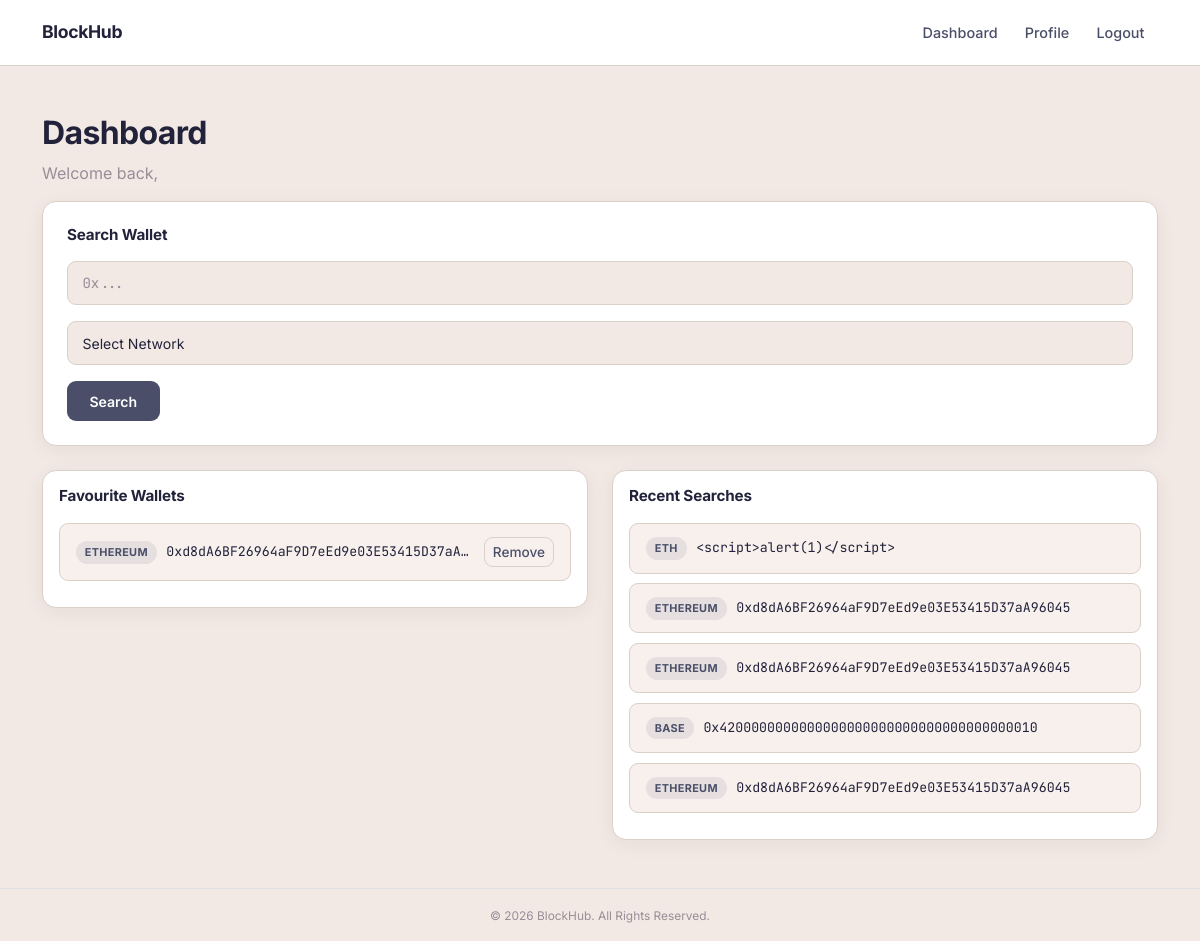
The app's page /dashboard (signed in) with its own data.
### tables this page shows
CREATE TABLE favourites (
    id INTEGER PRIMARY KEY AUTOINCREMENT,
    user_id INTEGER NOT NULL,
    wallet_address TEXT NOT NULL,
    network TEXT,
    added_at TIMESTAMP DEFAULT CURRENT_TIMESTAMP,

    FOREIGN KEY (user_id) REFERENCES users(id)
);

CREATE TABLE search_history (
    id INTEGER PRIMARY KEY AUTOINCREMENT,
    user_id INTEGER NOT NULL,
    wallet_address TEXT NOT NULL,
    network TEXT,
    searched_at TIMESTAMP DEFAULT CURRENT_TIMESTAMP,

    FOREIGN KEY (user_id) REFERENCES users(id)
);

### app.py (the view)
@app.route("/dashboard")
@login_required
def dashboard():
    conn = get_db_connection()
    user = conn.execute(
        "SELECT * FROM users WHERE id = ?",
        (session["user_id"],)
    ).fetchone()
    favourites = conn.execute(
        """
        SELECT *
        FROM favourites
        WHERE user_id = ?
        ORDER BY added_at DESC
        LIMIT 5
        """,
        (session["user_id"],)
    ).fetchall()
    history = conn.execute(
        """
        SELECT *
        FROM search_history
        WHERE user_id = ?
        ORDER BY searched_at DESC
        LIMIT 5
        """,
        (session["user_id"],)
    ).fetchall()
    conn.close()
    return render_template(
        "dashboard.html",
        user=user,
        favourites=favourites,
        history=history
    )

### app.py (called while the page is built)
def get_db_connection():
    conn = sqlite3.connect(DATABASE)
    conn.row_factory = sqlite3.Row
    return conn

### helpers.py (called while the page is built)
def login_required(f):
    @wraps(f)
    def decorated_function(*args, **kwargs):
        if session.get("user_id") is None:
            return redirect("/login")
        return f(*args, **kwargs)
    return decorated_function

### templates/dashboard.html (shortened to what this page needs)
{% extends "layout.html" %} {% block title %} Dashboard {% endblock %} {% block
content %}
<h2 class="mb-4">Dashboard</h2>
<p style="color: var(--text-faint); margin-top: -1rem">
  Welcome back, {{ user.name }}
</p>
<div class="card p-4 mb-4">
  <h4>Search Wallet</h4>
  <form action="/wallet" method="GET">
    <div class="mb-3">
      <input class="form-control" name="address" placeholder="0x..." required />
    </div>
    <div class="mb-3">
      <select class="form-select" name="network" required>
        <option value="">Select Network</option>
      </select>
    </div>
    <button class="btn btn-dark">Search</button>
  </form>
</div>
<div class="row">
  <div class="col-md-6 mb-4 mb-md-0">
    <div class="card p-3">
      <h4>Favourite Wallets</h4>
      {% if favourites %}
      <div>
        {% for wallet in favourites %}
        <div class="wallet-row" data-network="{{ wallet.network }}">
          <div class="wallet-meta">
            <span class="chain-chip {{ wallet.network }}"
              >{{ wallet.network }}</span
            >
            <span class="wallet-address">{{ wallet.wallet_address }}</span>
          </div>
          <form action="/remove_favourite/{{ wallet.id }}" method="POST">
            <button class="btn btn-danger btn-sm">Remove</button>
          </form>
        </div>
        {% endfor %}
      </div>
      {% else %}
      <p class="empty-state">No favourite wallets yet.</p>
      {% endif %}
    </div>
  </div>
  <div class="col-md-6">
    <div class="card p-3">
      <h4>Recent Searches</h4>
      {% if history %}
      <div>
        {% for search in history %}
        <div class="wallet-row" data-network="{{ search.network }}">
          <div class="wallet-meta">
            <span class="chain-chip {{ search.network }}"
              >{{ search.network }}</span
            >
            <span class="wallet-address">{{ search.wallet_address }}</span>
          </div>
        </div>
        {% endfor %}
      </div>
      {% else %}
      <p class="empty-state">No recent searches.</p>
      {% endif %}
    </div>
  </div>
</div>
{% endblock %}

### static/css/style.css (style rules this page uses)
:root { --bg: #f2e9e4; --surface: #ffffff; --surface-2: #f7f0ec; --text: #22223b; --text-muted: #4a4e69; --text-faint: #9a8c98; --border: #dccfc8; --accent: #4a4e69; --accent-warm: #c9ada7; --accent-soft: rgba(74, 78, 105, 0.08); --radius: 14px; --radius-sm: 9px; --font-ui: "Inter", -apple-system, BlinkMacSystemFont, "Segoe UI", sans-serif; --font-mono: "JetBrains Mono", "SF Mono", Menlo, monospace; }
* { box-sizing: border-box; }
html, body { min-height: 100vh; }
body { display: flex; flex-direction: column; background: var(--bg); color: var(--text); font-family: var(--font-ui); -webkit-font-smoothing: antialiased; }
.card { background: var(--surface); border: 1px solid var(--border); border-radius: var(--radius); color: var(--text); box-shadow: 0 4px 20px rgba(34, 34, 59, 0.06); }
.card h4 { font-size: 0.95rem; font-weight: 700; letter-spacing: -0.01em; margin-bottom: 1.1rem; color: var(--text); }
h2 { font-weight: 700; letter-spacing: -0.02em; color: var(--text); }
.form-control, .form-select { background: var(--bg); border: 1px solid var(--border); color: var(--text); font-family: var(--font-mono); font-size: 0.88rem; padding: 0.65rem 0.9rem; border-radius: var(--radius-sm); transition: border-color 0.2s ease; }
.form-control::placeholder { color: var(--text-faint); }
.form-select { font-family: var(--font-ui); }
.btn-dark { background: var(--accent); border: none; color: #ffffff; font-weight: 600; font-size: 0.88rem; padding: 0.6rem 1.4rem; border-radius: var(--radius-sm); transition: filter 0.15s ease, transform 0.15s ease; }
.btn-danger { background: transparent; border: 1px solid var(--border); color: var(--text-muted); font-weight: 500; font-size: 0.85rem; border-radius: var(--radius-sm); transition: all 0.15s ease; }
.wallet-row { background: var(--surface-2); border: 1px solid var(--border); border-radius: var(--radius-sm); padding: 0.8rem 1rem; margin-bottom: 0.6rem; display: flex; align-items: center; justify-content: space-between; gap: 0.75rem; transition: background 0.2s ease, border-color 0.2s ease; }
.wallet-address { font-family: var(--font-mono); font-size: 0.83rem; color: var(--text); overflow: hidden; text-overflow: ellipsis; white-space: nowrap; }
.wallet-meta { display: flex; align-items: center; gap: 0.6rem; flex: 1; min-width: 0; }
.chain-chip { font-family: var(--font-ui); font-size: 0.68rem; font-weight: 700; text-transform: uppercase; letter-spacing: 0.03em; padding: 0.2rem 0.55rem; border-radius: 20px; flex-shrink: 0; color: var(--accent); background: rgba(74, 78, 105, 0.1); }

### records on screen
favourites: network "ETHEREUM", wallet_address "0xd8dA6BF26964aF9D7eEd9e03E53415D37aA…"
search_history: network "ETH", wallet_address "<script>alert(1)</script>"
search_history: network "ETHEREUM", wallet_address "0xd8dA6BF26964aF9D7eEd9e03E53415D37aA96045"
search_history: network "ETHEREUM", wallet_address "0xd8dA6BF26964aF9D7eEd9e03E53415D37aA96045"
search_history: network "BASE", wallet_address "0x4200000000000000000000000000000000000010"
search_history: network "ETHEREUM", wallet_address "0xd8dA6BF26964aF9D7eEd9e03E53415D37aA96045"
